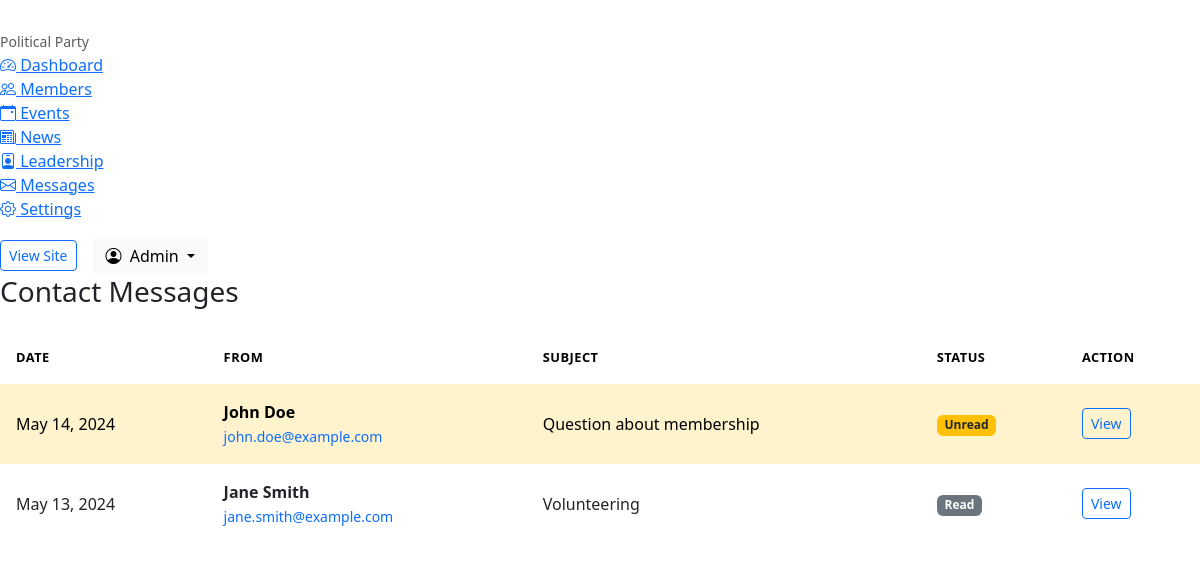
The page /admin/messages.php (signed in) on the database its author committed.
### tables this page shows
CREATE TABLE `contact_messages` (
  `id` int(11) NOT NULL,
  `name` varchar(100) NOT NULL,
  `email` varchar(100) NOT NULL,
  `phone` varchar(20) DEFAULT NULL,
  `subject` varchar(200) NOT NULL,
  `message` text NOT NULL,
  `status` enum('Unread','Read','Resolved') NOT NULL DEFAULT 'Unread',
  `created_at` timestamp NOT NULL DEFAULT current_timestamp()
);

### includes/functions.php (called while the page is built, shortened)
<?php
function h($string) {
    return htmlspecialchars((string)$string, ENT_QUOTES, 'UTF-8');
}
function format_date($date, $format = 'F j, Y') {
    $d = new DateTime($date);
    return $d->format($format);
}

### admin/messages.php (the view, shortened to what this page needs)
<?php
require_once '../includes/admin_header.php';
$messages = $conn->query("SELECT * FROM contact_messages ORDER BY created_at DESC")->fetch_all(MYSQLI_ASSOC);
?>
<div class="d-flex justify-content-between align-items-center mb-4">
    <h2 class="h3 mb-0 text-gray-800">Contact Messages</h2>
</div>
<div class="card shadow-sm mb-4">
    <div class="card-body p-0">
        <div class="table-responsive">
            <table class="table table-hover align-middle mb-0">
                <thead class="table-light">
                    <tr>
                        <th>Date</th>
                        <th>From</th>
                        <th>Subject</th>
                        <th>Status</th>
                        <th>Action</th>
                    </tr>
                </thead>
                <tbody>
                    <?php if(empty($messages)): ?>
                        <tr><td colspan="5" class="text-center py-4">No messages found.</td></tr>
                    <?php else: ?>
                        <?php foreach($messages as $msg): ?>
                            <tr class="<?= $msg['status'] === 'Unread' ? 'table-warning' : '' ?>">
                                <td style="white-space: nowrap;"><?= format_date($msg['created_at'], 'M j, Y') ?></td>
                                <td>
                                    <strong><?= h($msg['name']) ?></strong><br>
                                    <small><a href="mailto:<?= h($msg['email']) ?>" class="text-decoration-none"><?= h($msg['email']) ?></a></small>
                                </td>
                                <td><?= h($msg['subject']) ?></td>
                                <td>
                                    <?php
                                    $badge = 'bg-secondary';
                                    if($msg['status'] == 'Unread') $badge = 'bg-warning text-dark';
                                    ?>
                                    <span class="badge <?= $badge ?>"><?= h($msg['status']) ?></span>
                                </td>
                                <td>
                                    <button type="button" class="btn btn-sm btn-outline-primary" data-bs-toggle="modal" data-bs-target="#msgModal<?= $msg['id'] ?>">
                                        View
                                    </button>
                                </td>
                            </tr>
                        <?php endforeach; ?>
                    <?php endif; ?>
                </tbody>
            </table>
        </div>
    </div>
</div>
<?php require_once '../includes/admin_footer.php'; ?>

### assets/css/admin.css (style rules this page uses)
body { background-color: var(--surface-color); }
.card { border: 1px solid var(--border-color); border-radius: var(--border-radius-md); box-shadow: none !important; background-color: var(--bg-color); }
.table { color: var(--text-color); margin-bottom: 0; }
.table th { font-weight: 600; text-transform: uppercase; font-size: 0.8rem; letter-spacing: 0.5px; color: var(--text-muted); border-bottom: 2px solid var(--border-color); background-color: var(--surface-color); padding: 1rem; }
.table td { padding: 1rem; vertical-align: middle; border-bottom: 1px solid var(--border-color); }

### rows shown on the page
contact_messages: created_at "May 14, 2024", name "John Doe", email "john.doe@example.com", subject "Question about membership", status "Unread"
contact_messages: created_at "May 13, 2024", name "Jane Smith", email "jane.smith@example.com", subject "Volunteering", status "Read"

### other values the page prints
APP_NAME "Political Party"
